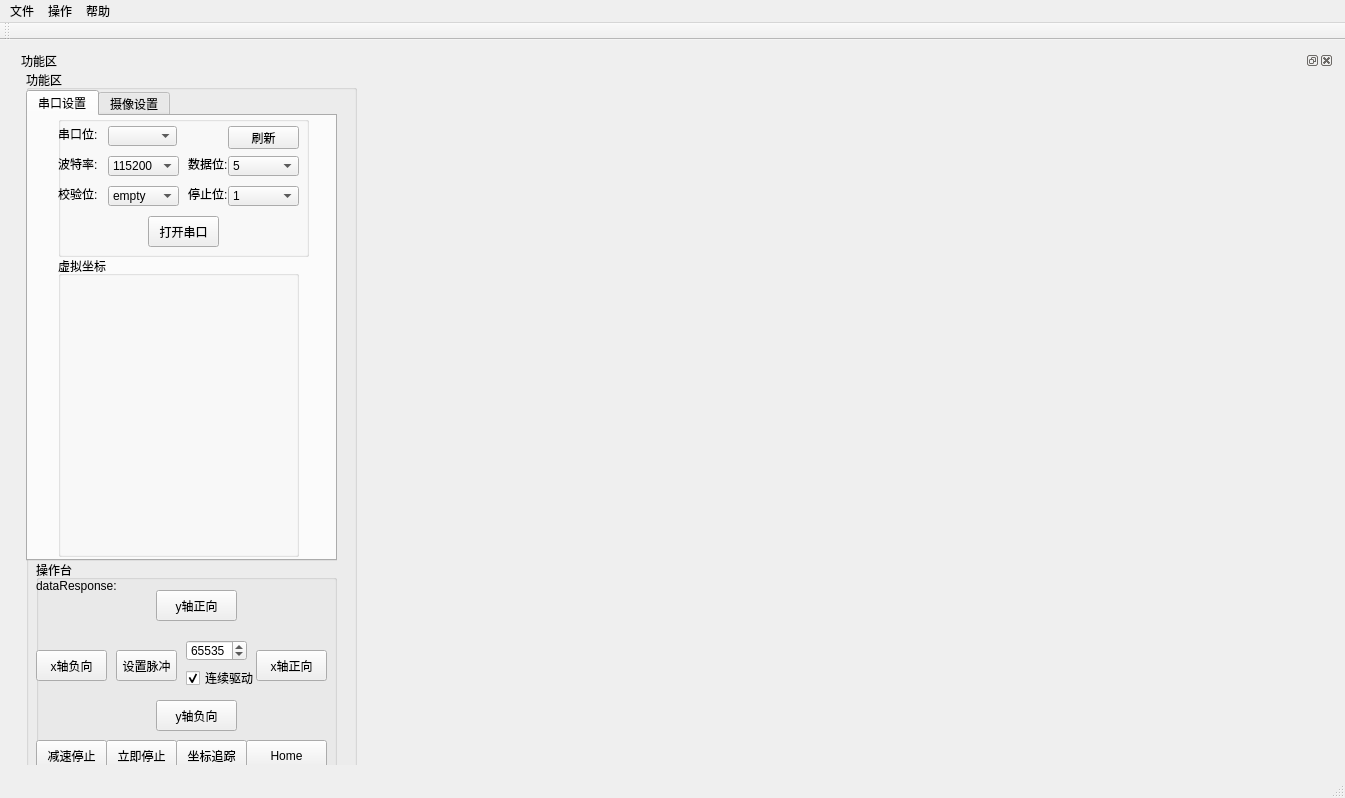
<?xml version="1.0" encoding="UTF-8"?>
<ui version="4.0">
 <class>MainWindow</class>
 <widget class="QMainWindow" name="MainWindow">
  <property name="windowModality">
   <enum>Qt::ApplicationModal</enum>
  </property>
  <property name="geometry">
   <rect>
    <x>0</x>
    <y>0</y>
    <width>1345</width>
    <height>798</height>
   </rect>
  </property>
  <property name="mouseTracking">
   <bool>true</bool>
  </property>
  <property name="acceptDrops">
   <bool>true</bool>
  </property>
  <property name="windowTitle">
   <string>MainWindow</string>
  </property>
  <property name="layoutDirection">
   <enum>Qt::LeftToRight</enum>
  </property>
  <property name="autoFillBackground">
   <bool>true</bool>
  </property>
  <property name="documentMode">
   <bool>false</bool>
  </property>
  <widget class="QWidget" name="centralWidget">
   <layout class="QGridLayout" name="gridLayout">
    <item row="0" column="0">
     <widget class="QWidget" name="imageWidget" native="true">
      <property name="mouseTracking">
       <bool>true</bool>
      </property>
      <property name="acceptDrops">
       <bool>true</bool>
      </property>
      <property name="autoFillBackground">
       <bool>false</bool>
      </property>
      <widget class="QGroupBox" name="groupBox_3">
       <property name="geometry">
        <rect>
         <x>290</x>
         <y>470</y>
         <width>521</width>
         <height>141</height>
        </rect>
       </property>
       <property name="title">
        <string>命令调试助手</string>
       </property>
       <widget class="QSpinBox" name="constantTime">
        <property name="geometry">
         <rect>
          <x>280</x>
          <y>70</y>
          <width>58</width>
          <height>20</height>
         </rect>
        </property>
        <property name="maximum">
         <number>10000</number>
        </property>
        <property name="value">
         <number>1000</number>
        </property>
       </widget>
       <widget class="QCheckBox" name="constantSend">
        <property name="geometry">
         <rect>
          <x>210</x>
          <y>70</y>
          <width>71</width>
          <height>16</height>
         </rect>
        </property>
        <property name="text">
         <string>连续发送</string>
        </property>
       </widget>
       <widget class="QCheckBox" name="showHex">
        <property name="geometry">
         <rect>
          <x>110</x>
          <y>70</y>
          <width>95</width>
          <height>16</height>
         </rect>
        </property>
        <property name="text">
         <string>十六进制接收</string>
        </property>
        <property name="checked">
         <bool>true</bool>
        </property>
       </widget>
       <widget class="QCheckBox" name="isHexSend">
        <property name="geometry">
         <rect>
          <x>10</x>
          <y>70</y>
          <width>95</width>
          <height>16</height>
         </rect>
        </property>
        <property name="text">
         <string>十六进制发送</string>
        </property>
        <property name="checked">
         <bool>true</bool>
        </property>
       </widget>
       <widget class="QPushButton" name="sendData">
        <property name="geometry">
         <rect>
          <x>170</x>
          <y>100</y>
          <width>75</width>
          <height>31</height>
         </rect>
        </property>
        <property name="text">
         <string>发送命令</string>
        </property>
       </widget>
       <widget class="QComboBox" name="sendContextBox">
        <property name="geometry">
         <rect>
          <x>10</x>
          <y>20</y>
          <width>411</width>
          <height>31</height>
         </rect>
        </property>
        <property name="editable">
         <bool>true</bool>
        </property>
       </widget>
       <widget class="QPushButton" name="saveCommand">
        <property name="geometry">
         <rect>
          <x>430</x>
          <y>20</y>
          <width>75</width>
          <height>31</height>
         </rect>
        </property>
        <property name="text">
         <string>保存指令</string>
        </property>
       </widget>
      </widget>
     </widget>
    </item>
    <item row="0" column="1">
     <widget class="QDockWidget" name="functionDockWidget2">
      <property name="mouseTracking">
       <bool>true</bool>
      </property>
      <property name="acceptDrops">
       <bool>true</bool>
      </property>
      <property name="autoFillBackground">
       <bool>true</bool>
      </property>
      <property name="floating">
       <bool>false</bool>
      </property>
      <property name="windowTitle">
       <string>功能区</string>
      </property>
      <widget class="QWidget" name="dockWidgetContents_4">
       <widget class="QGroupBox" name="groupBox">
        <property name="geometry">
         <rect>
          <x>9</x>
          <y>0</y>
          <width>331</width>
          <height>743</height>
         </rect>
        </property>
        <property name="title">
         <string>功能区</string>
        </property>
        <widget class="QTabWidget" name="tabWidget">
         <property name="geometry">
          <rect>
           <x>0</x>
           <y>20</y>
           <width>311</width>
           <height>471</height>
          </rect>
         </property>
         <property name="currentIndex">
          <number>0</number>
         </property>
         <widget class="QWidget" name="tab">
          <attribute name="title">
           <string>串口设置</string>
          </attribute>
          <widget class="QGroupBox" name="groupBox_2">
           <property name="geometry">
            <rect>
             <x>30</x>
             <y>0</y>
             <width>251</width>
             <height>141</height>
            </rect>
           </property>
           <property name="title">
            <string/>
           </property>
           <widget class="QLabel" name="label_2">
            <property name="geometry">
             <rect>
              <x>0</x>
              <y>40</y>
              <width>42</width>
              <height>16</height>
             </rect>
            </property>
            <property name="text">
             <string>波特率:</string>
            </property>
           </widget>
           <widget class="QComboBox" name="stopBitCB">
            <property name="geometry">
             <rect>
              <x>170</x>
              <y>70</y>
              <width>71</width>
              <height>20</height>
             </rect>
            </property>
            <item>
             <property name="text">
              <string>1</string>
             </property>
            </item>
            <item>
             <property name="text">
              <string>1.5</string>
             </property>
            </item>
            <item>
             <property name="text">
              <string>2</string>
             </property>
            </item>
           </widget>
           <widget class="QComboBox" name="serialCB">
            <property name="geometry">
             <rect>
              <x>50</x>
              <y>10</y>
              <width>69</width>
              <height>20</height>
             </rect>
            </property>
           </widget>
           <widget class="QLabel" name="label">
            <property name="geometry">
             <rect>
              <x>0</x>
              <y>10</y>
              <width>51</width>
              <height>16</height>
             </rect>
            </property>
            <property name="text">
             <string>串口位:</string>
            </property>
           </widget>
           <widget class="QLabel" name="label_5">
            <property name="geometry">
             <rect>
              <x>130</x>
              <y>70</y>
              <width>42</width>
              <height>16</height>
             </rect>
            </property>
            <property name="text">
             <string>停止位:</string>
            </property>
           </widget>
           <widget class="QComboBox" name="baudRateCB">
            <property name="geometry">
             <rect>
              <x>50</x>
              <y>40</y>
              <width>71</width>
              <height>20</height>
             </rect>
            </property>
            <property name="currentText">
             <string>115200</string>
            </property>
            <property name="currentIndex">
             <number>11</number>
            </property>
            <item>
             <property name="text">
              <string>1200</string>
             </property>
            </item>
            <item>
             <property name="text">
              <string>1800</string>
             </property>
            </item>
            <item>
             <property name="text">
              <string>2400</string>
             </property>
            </item>
            <item>
             <property name="text">
              <string>4800</string>
             </property>
            </item>
            <item>
             <property name="text">
              <string>9600</string>
             </property>
            </item>
            <item>
             <property name="text">
              <string>14400</string>
             </property>
            </item>
            <item>
             <property name="text">
              <string>19200</string>
             </property>
            </item>
            <item>
             <property name="text">
              <string>38400</string>
             </property>
            </item>
            <item>
             <property name="text">
              <string>56000</string>
             </property>
            </item>
            <item>
             <property name="text">
              <string>57600</string>
             </property>
            </item>
            <item>
             <property name="text">
              <string>76800</string>
             </property>
            </item>
            <item>
             <property name="text">
              <string>115200</string>
             </property>
            </item>
            <item>
             <property name="text">
              <string>128000</string>
             </property>
            </item>
            <item>
             <property name="text">
              <string>256000</string>
             </property>
            </item>
           </widget>
           <widget class="QComboBox" name="checkCB">
            <property name="geometry">
             <rect>
              <x>50</x>
              <y>70</y>
              <width>71</width>
              <height>20</height>
             </rect>
            </property>
            <item>
             <property name="text">
              <string>empty</string>
             </property>
            </item>
            <item>
             <property name="text">
              <string>odd</string>
             </property>
            </item>
            <item>
             <property name="text">
              <string>even</string>
             </property>
            </item>
           </widget>
           <widget class="QLabel" name="label_4">
            <property name="geometry">
             <rect>
              <x>0</x>
              <y>70</y>
              <width>42</width>
              <height>16</height>
             </rect>
            </property>
            <property name="text">
             <string>校验位:</string>
            </property>
           </widget>
           <widget class="QComboBox" name="dataBitCB">
            <property name="geometry">
             <rect>
              <x>170</x>
              <y>40</y>
              <width>71</width>
              <height>20</height>
             </rect>
            </property>
            <property name="currentText">
             <string>8</string>
            </property>
            <item>
             <property name="text">
              <string>5</string>
             </property>
            </item>
            <item>
             <property name="text">
              <string>6</string>
             </property>
            </item>
            <item>
             <property name="text">
              <string>7</string>
             </property>
            </item>
            <item>
             <property name="text">
              <string>8</string>
             </property>
            </item>
           </widget>
           <widget class="QLabel" name="label_3">
            <property name="geometry">
             <rect>
              <x>130</x>
              <y>40</y>
              <width>42</width>
              <height>16</height>
             </rect>
            </property>
            <property name="text">
             <string>数据位:</string>
            </property>
           </widget>
           <widget class="QPushButton" name="openSerial">
            <property name="geometry">
             <rect>
              <x>90</x>
              <y>100</y>
              <width>71</width>
              <height>31</height>
             </rect>
            </property>
            <property name="text">
             <string>打开串口</string>
            </property>
           </widget>
           <widget class="QPushButton" name="updateSerialButton">
            <property name="geometry">
             <rect>
              <x>170</x>
              <y>10</y>
              <width>71</width>
              <height>23</height>
             </rect>
            </property>
            <property name="text">
             <string>刷新</string>
            </property>
           </widget>
          </widget>
          <widget class="QGroupBox" name="groupBox_5">
           <property name="geometry">
            <rect>
             <x>30</x>
             <y>140</y>
             <width>241</width>
             <height>301</height>
            </rect>
           </property>
           <property name="title">
            <string>虚拟坐标</string>
           </property>
           <widget class="QWidget" name="widget" native="true">
            <property name="geometry">
             <rect>
              <x>0</x>
              <y>20</y>
              <width>261</width>
              <height>271</height>
             </rect>
            </property>
            <property name="mouseTracking">
             <bool>true</bool>
            </property>
            <property name="acceptDrops">
             <bool>true</bool>
            </property>
           </widget>
          </widget>
         </widget>
         <widget class="QWidget" name="tab_2">
          <attribute name="title">
           <string>摄像设置</string>
          </attribute>
         </widget>
        </widget>
        <widget class="QGroupBox" name="groupBox_6">
         <property name="geometry">
          <rect>
           <x>10</x>
           <y>490</y>
           <width>301</width>
           <height>251</height>
          </rect>
         </property>
         <property name="title">
          <string>操作台</string>
         </property>
         <widget class="QSpinBox" name="pulseSpinBox">
          <property name="geometry">
           <rect>
            <x>150</x>
            <y>80</y>
            <width>61</width>
            <height>21</height>
           </rect>
          </property>
          <property name="maximum">
           <number>99999</number>
          </property>
          <property name="value">
           <number>65535</number>
          </property>
         </widget>
         <widget class="QPushButton" name="ySubButton">
          <property name="geometry">
           <rect>
            <x>120</x>
            <y>140</y>
            <width>81</width>
            <height>31</height>
           </rect>
          </property>
          <property name="text">
           <string>y轴负向</string>
          </property>
         </widget>
         <widget class="QPushButton" name="xAddButton">
          <property name="geometry">
           <rect>
            <x>220</x>
            <y>90</y>
            <width>71</width>
            <height>31</height>
           </rect>
          </property>
          <property name="text">
           <string>x轴正向</string>
          </property>
         </widget>
         <widget class="QPushButton" name="yAddButton">
          <property name="geometry">
           <rect>
            <x>120</x>
            <y>30</y>
            <width>81</width>
            <height>31</height>
           </rect>
          </property>
          <property name="text">
           <string>y轴正向</string>
          </property>
         </widget>
         <widget class="QPushButton" name="xSubButton">
          <property name="geometry">
           <rect>
            <x>0</x>
            <y>90</y>
            <width>71</width>
            <height>31</height>
           </rect>
          </property>
          <property name="text">
           <string>x轴负向</string>
          </property>
         </widget>
         <widget class="QPushButton" name="setPulseButton">
          <property name="geometry">
           <rect>
            <x>80</x>
            <y>90</y>
            <width>61</width>
            <height>31</height>
           </rect>
          </property>
          <property name="text">
           <string>设置脉冲</string>
          </property>
         </widget>
         <widget class="QPushButton" name="slowStop">
          <property name="geometry">
           <rect>
            <x>0</x>
            <y>180</y>
            <width>71</width>
            <height>31</height>
           </rect>
          </property>
          <property name="text">
           <string>减速停止</string>
          </property>
         </widget>
         <widget class="QPushButton" name="nowStop">
          <property name="geometry">
           <rect>
            <x>70</x>
            <y>180</y>
            <width>71</width>
            <height>31</height>
           </rect>
          </property>
          <property name="text">
           <string>立即停止</string>
          </property>
         </widget>
         <widget class="QPushButton" name="homeButton">
          <property name="geometry">
           <rect>
            <x>210</x>
            <y>180</y>
            <width>81</width>
            <height>31</height>
           </rect>
          </property>
          <property name="text">
           <string>Home</string>
          </property>
         </widget>
         <widget class="QCheckBox" name="constantCheckBox">
          <property name="geometry">
           <rect>
            <x>150</x>
            <y>110</y>
            <width>71</width>
            <height>16</height>
           </rect>
          </property>
          <property name="text">
           <string>连续驱动</string>
          </property>
          <property name="checked">
           <bool>true</bool>
          </property>
         </widget>
         <widget class="QPushButton" name="followPoint">
          <property name="geometry">
           <rect>
            <x>140</x>
            <y>180</y>
            <width>71</width>
            <height>31</height>
           </rect>
          </property>
          <property name="text">
           <string>坐标追踪</string>
          </property>
         </widget>
         <widget class="QLabel" name="showLabel">
          <property name="geometry">
           <rect>
            <x>0</x>
            <y>10</y>
            <width>301</width>
            <height>31</height>
           </rect>
          </property>
          <property name="text">
           <string>dataResponse:</string>
          </property>
         </widget>
        </widget>
       </widget>
      </widget>
     </widget>
    </item>
   </layout>
  </widget>
  <widget class="QMenuBar" name="menuBar">
   <property name="geometry">
    <rect>
     <x>0</x>
     <y>0</y>
     <width>1345</width>
     <height>23</height>
    </rect>
   </property>
   <widget class="QMenu" name="menu">
    <property name="title">
     <string>文件</string>
    </property>
    <addaction name="saveAllImage"/>
   </widget>
   <widget class="QMenu" name="menu_2">
    <property name="title">
     <string>操作</string>
    </property>
    <widget class="QMenu" name="menu_4">
     <property name="title">
      <string>显示模式设置</string>
     </property>
     <addaction name="oneMulone"/>
     <addaction name="twoMultwo"/>
     <addaction name="threeMulthree"/>
     <addaction name="threeMulfour"/>
     <addaction name="fourMulfour"/>
    </widget>
    <addaction name="menu_4"/>
    <addaction name="motorSpeed"/>
    <addaction name="actionShowFunction"/>
   </widget>
   <widget class="QMenu" name="menu_3">
    <property name="title">
     <string>帮助</string>
    </property>
    <addaction name="aboutAction"/>
    <addaction name="debugAction"/>
   </widget>
   <addaction name="menu"/>
   <addaction name="menu_2"/>
   <addaction name="menu_3"/>
  </widget>
  <widget class="QToolBar" name="mainToolBar">
   <attribute name="toolBarArea">
    <enum>TopToolBarArea</enum>
   </attribute>
   <attribute name="toolBarBreak">
    <bool>false</bool>
   </attribute>
  </widget>
  <widget class="QStatusBar" name="statusBar"/>
  <action name="aboutAction">
   <property name="text">
    <string>关于</string>
   </property>
  </action>
  <action name="debugAction">
   <property name="text">
    <string>开发者模式</string>
   </property>
  </action>
  <action name="oneMulone">
   <property name="text">
    <string>1*1模式</string>
   </property>
  </action>
  <action name="twoMultwo">
   <property name="text">
    <string>2*2模式</string>
   </property>
  </action>
  <action name="threeMulthree">
   <property name="text">
    <string>3*3模式</string>
   </property>
  </action>
  <action name="threeMulfour">
   <property name="text">
    <string>3*4模式</string>
   </property>
  </action>
  <action name="fourMulfour">
   <property name="text">
    <string>4*4模式</string>
   </property>
  </action>
  <action name="saveAllImage">
   <property name="text">
    <string>保存全部</string>
   </property>
  </action>
  <action name="motorSpeed">
   <property name="text">
    <string>电机速率设置</string>
   </property>
  </action>
  <action name="actionShowFunction">
   <property name="text">
    <string>操作台</string>
   </property>
  </action>
 </widget>
 <layoutdefault spacing="6" margin="11"/>
 <resources/>
 <connections/>
</ui>
